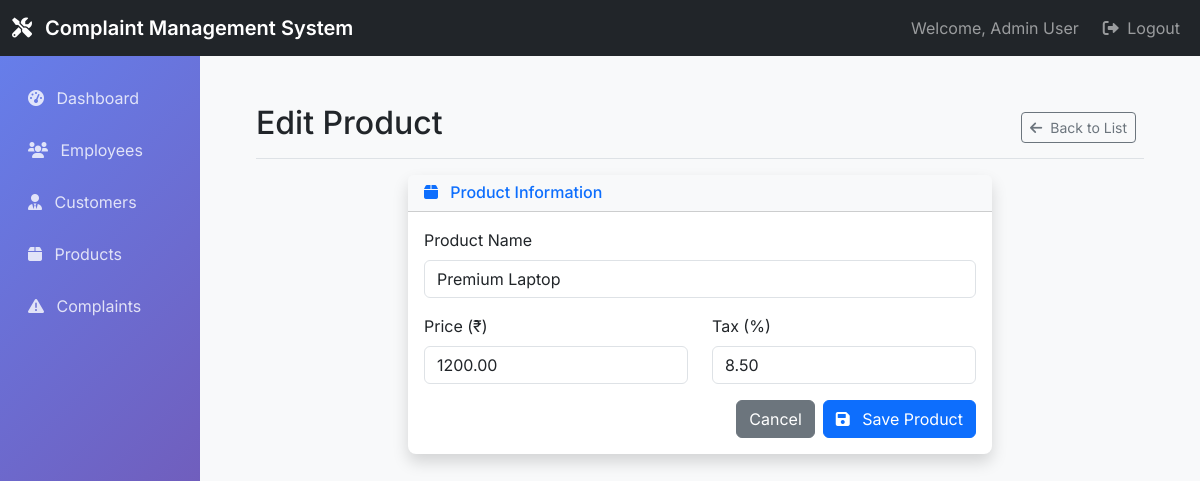
Page /admin_products/1/edit/ (signed in) on the committed database.
### complaints/models.py (models this page shows, shortened)
class User(AbstractUser):
    ROLE_CHOICES = (
        ('admin', 'Admin'),
        ('employee', 'Employee'),
    )
    role = models.CharField(max_length=10, choices=ROLE_CHOICES)

class Product(models.Model):
    name = models.CharField(max_length=100)
    price = models.DecimalField(max_digits=10, decimal_places=2)
    tax = models.DecimalField(max_digits=5, decimal_places=2)  # in percent

### complaints/views.py (the view)
# urls.py: path('admin_products/<int:pk>/edit/', views.product_edit, name='product_edit'),
@login_required
@user_passes_test(is_admin)
def product_edit(request, pk):
    product = get_object_or_404(Product, pk=pk)
    if request.method == 'POST':
        form = ProductForm(request.POST, instance=product)
        if form.is_valid():
            form.save()
            messages.success(request, 'Product updated successfully')
            return redirect('product_list')
    else:
        form = ProductForm(instance=product)
    return render(request, 'admin_section/product_form.html', {'form': form, 'title': 'Edit Product'})

### complaints/forms.py
class ProductForm(forms.ModelForm):
    class Meta:
        model = Product
        fields = ['name', 'price', 'tax']
        widgets = {
            'name': forms.TextInput(attrs={'class': 'form-control'}),
            'price': forms.NumberInput(attrs={'class': 'form-control'}),
            'tax': forms.NumberInput(attrs={'class': 'form-control'}),
        }

### complaints/views.py (called while the page is built)
def is_admin(user):
    return user.is_authenticated and user.role == 'admin'

### templates/admin_section/product_form.html (shortened to what this page needs)
{% extends 'base.html' %}
{% block content %}
<div class="d-flex justify-content-between flex-wrap flex-md-nowrap align-items-center pt-3 pb-2 mb-3 border-bottom">
    <h1 class="h2">{{ title }}</h1>
    <div class="btn-toolbar mb-2 mb-md-0">
        <div class="btn-group me-2">
            <a href="{% url 'product_list' %}" class="btn btn-sm btn-outline-secondary">
                <i class="fas fa-arrow-left me-1"></i>
                Back to List
            </a>
        </div>
    </div>
</div>
<div class="row justify-content-center">
    <div class="col-md-8">
        <div class="card border-0 shadow">
            <div class="card-header bg-light">
                <h6 class="m-0 font-weight-bold text-primary">
                    <i class="fas fa-box me-2"></i>
                    Product Information
                </h6>
            </div>
            <div class="card-body">
                <form method="post">
                    <div class="mb-3">
                        <label for="{{ form.name.id_for_label }}" class="form-label">Product Name</label>
                        {{ form.name }}
                    </div>
                    <div class="row">
                        <div class="col-md-6 mb-3">
                            <label for="{{ form.price.id_for_label }}" class="form-label">Price (₹)</label>
                            {{ form.price }}
                        </div>
                        <div class="col-md-6 mb-3">
                            <label for="{{ form.tax.id_for_label }}" class="form-label">Tax (%)</label>
                            {{ form.tax }}
                        </div>
                    </div>
                    <div class="d-flex justify-content-end">
                        <a href="{% url 'product_list' %}" class="btn btn-secondary me-2">Cancel</a>
                        <button type="submit" class="btn btn-primary">
                            <i class="fas fa-save me-2"></i>
                            Save Product
                        </button>
                    </div>
                </form>
            </div>
        </div>
    </div>
</div>
{% endblock %}

### templates/base.html (shortened to what this page needs)
<!DOCTYPE html>
<html lang="en">
<head>
    <link href="https://cdn.jsdelivr.net/npm/bootstrap@5.3.0/dist/css/bootstrap.min.css" rel="stylesheet">
    <link href="https://cdnjs.cloudflare.com/ajax/libs/font-awesome/6.0.0/css/all.min.css" rel="stylesheet">
</head>
<body>
    {% if user.is_authenticated %}
    <nav class="navbar navbar-expand-lg navbar-dark bg-dark">
        <div class="container-fluid">
            <a class="navbar-brand" href="#">
                <i class="fas fa-tools me-2"></i>
                Complaint Management System
            </a>
            <div class="navbar-nav ms-auto">
                <span class="navbar-text me-3">
                    Welcome, {{ user.get_full_name|default:user.username }}
                </span>
                <a class="nav-link" href="{% url 'logout' %}">
                    <i class="fas fa-sign-out-alt me-1"></i>
                    Logout
                </a>
            </div>
        </div>
    </nav>
    {% endif %}
    <div class="container-fluid">
        <div class="row">
            {% if user.is_authenticated %}
            <nav class="col-md-3 col-lg-2 d-md-block sidebar collapse">
                <div class="position-sticky pt-3">
                    {% if user.role == 'admin' %}
                    <ul class="nav flex-column">
                        <li class="nav-item">
                            <a class="nav-link" href="{% url 'admin_dashboard' %}">
                                <i class="fas fa-tachometer-alt me-2"></i>
                                Dashboard
                            </a>
                        </li>
                        <li class="nav-item">
                            <a class="nav-link" href="{% url 'employee_list' %}">
                                <i class="fas fa-users me-2"></i>
                                Employees
                            </a>
                        </li>
                        <li class="nav-item">
                            <a class="nav-link" href="{% url 'customer_list' %}">
                                <i class="fas fa-user-tie me-2"></i>
                                Customers
                            </a>
                        </li>
                        <li class="nav-item">
                            <a class="nav-link" href="{% url 'product_list' %}">
                                <i class="fas fa-box me-2"></i>
                                Products
                            </a>
                        </li>
                        <li class="nav-item">
                            <a class="nav-link" href="{% url 'complaint_list' %}">
                                <i class="fas fa-exclamation-triangle me-2"></i>
                                Complaints
                            </a>
                        </li>
                    </ul>
                    {% endif %}
                </div>
            </nav>
            {% endif %}
            <main class="col-md-9 ms-sm-auto col-lg-10 px-md-4">
                <div class="main-content">
                    {% block content %}{% endblock %}
                </div>
            </main>
        </div>
    </div>
</body>
</html>

### templates/base.html (style rules this page uses)
body { font-family: 'Inter', sans-serif; background-color: #f8f9fa; }
.navbar-brand { font-weight: 600; }
.card { border: none; box-shadow: 0 0.125rem 0.25rem rgba(0, 0, 0, 0.075); border-radius: 0.5rem; }
.btn-primary { background-color: #0d6efd; border-color: #0d6efd; }
.sidebar { min-height: 100vh; background: linear-gradient(135deg, #667eea 0%, #764ba2 100%); }
.sidebar .nav-link { color: rgba(255, 255, 255, 0.8); padding: 0.75rem 1rem; border-radius: 0.375rem; margin: 0.125rem 0; }
.main-content { padding: 2rem; }

### rows in the picture
User: get_full_name "Admin User"
Product: name "Premium Laptop", price "1200.00", tax "8.50"

### other values in the picture
{{ title }} "Edit Product"
